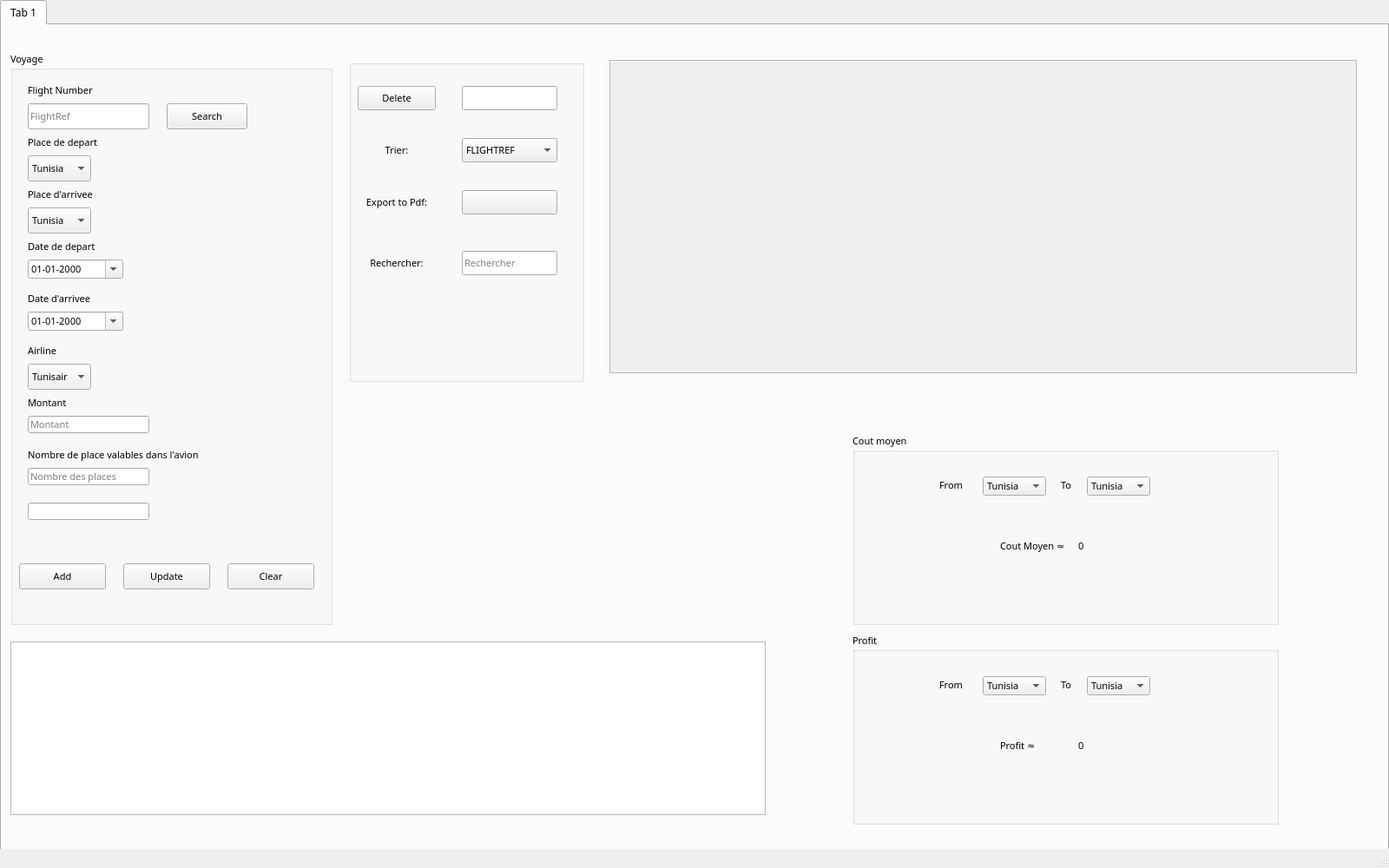
<?xml version="1.0" encoding="UTF-8"?>
<ui version="4.0">
 <class>MainWindow</class>
 <widget class="QMainWindow" name="MainWindow">
  <property name="geometry">
   <rect>
    <x>0</x>
    <y>0</y>
    <width>1600</width>
    <height>1000</height>
   </rect>
  </property>
  <property name="windowTitle">
   <string>MainWindow</string>
  </property>
  <widget class="QWidget" name="centralwidget">
   <widget class="QTabWidget" name="tabWidget">
    <property name="geometry">
     <rect>
      <x>0</x>
      <y>0</y>
      <width>1600</width>
      <height>1000</height>
     </rect>
    </property>
    <property name="font">
     <font>
      <family>Outfit</family>
     </font>
    </property>
    <property name="tabPosition">
     <enum>QTabWidget::North</enum>
    </property>
    <property name="currentIndex">
     <number>0</number>
    </property>
    <widget class="QWidget" name="tab">
     <property name="font">
      <font>
       <family>Outfit</family>
       <pointsize>8</pointsize>
      </font>
     </property>
     <property name="styleSheet">
      <string notr="true"/>
     </property>
     <attribute name="title">
      <string>Tab 1</string>
     </attribute>
     <widget class="QGroupBox" name="Information_Box">
      <property name="geometry">
       <rect>
        <x>10</x>
        <y>30</y>
        <width>371</width>
        <height>661</height>
       </rect>
      </property>
      <property name="font">
       <font>
        <family>Outfit</family>
        <pointsize>8</pointsize>
       </font>
      </property>
      <property name="styleSheet">
       <string notr="true"/>
      </property>
      <property name="title">
       <string>Voyage</string>
      </property>
      <widget class="QLabel" name="label_6">
       <property name="geometry">
        <rect>
         <x>20</x>
         <y>30</y>
         <width>100</width>
         <height>30</height>
        </rect>
       </property>
       <property name="font">
        <font>
         <family>Outfit</family>
         <pointsize>8</pointsize>
        </font>
       </property>
       <property name="text">
        <string>Flight Number</string>
       </property>
      </widget>
      <widget class="QLabel" name="label_7">
       <property name="geometry">
        <rect>
         <x>20</x>
         <y>390</y>
         <width>100</width>
         <height>30</height>
        </rect>
       </property>
       <property name="font">
        <font>
         <family>Outfit</family>
         <pointsize>8</pointsize>
        </font>
       </property>
       <property name="text">
        <string>Montant</string>
       </property>
      </widget>
      <widget class="QLabel" name="label">
       <property name="geometry">
        <rect>
         <x>20</x>
         <y>90</y>
         <width>100</width>
         <height>30</height>
        </rect>
       </property>
       <property name="font">
        <font>
         <family>Outfit</family>
         <pointsize>8</pointsize>
        </font>
       </property>
       <property name="text">
        <string>Place de depart</string>
       </property>
      </widget>
      <widget class="QLabel" name="label_4">
       <property name="geometry">
        <rect>
         <x>20</x>
         <y>150</y>
         <width>100</width>
         <height>30</height>
        </rect>
       </property>
       <property name="font">
        <font>
         <family>Outfit</family>
         <pointsize>8</pointsize>
        </font>
       </property>
       <property name="styleSheet">
        <string notr="true"/>
       </property>
       <property name="text">
        <string>Place d'arrivee</string>
       </property>
      </widget>
      <widget class="QLabel" name="label_3">
       <property name="geometry">
        <rect>
         <x>20</x>
         <y>210</y>
         <width>100</width>
         <height>30</height>
        </rect>
       </property>
       <property name="font">
        <font>
         <family>Outfit</family>
         <pointsize>8</pointsize>
        </font>
       </property>
       <property name="text">
        <string>Date de depart</string>
       </property>
      </widget>
      <widget class="QLabel" name="label_2">
       <property name="geometry">
        <rect>
         <x>20</x>
         <y>270</y>
         <width>100</width>
         <height>30</height>
        </rect>
       </property>
       <property name="font">
        <font>
         <family>Outfit</family>
         <pointsize>8</pointsize>
        </font>
       </property>
       <property name="text">
        <string>Date d'arrivee</string>
       </property>
      </widget>
      <widget class="QLabel" name="label_8">
       <property name="geometry">
        <rect>
         <x>20</x>
         <y>330</y>
         <width>100</width>
         <height>30</height>
        </rect>
       </property>
       <property name="font">
        <font>
         <family>Outfit</family>
         <pointsize>8</pointsize>
        </font>
       </property>
       <property name="text">
        <string>Airline</string>
       </property>
      </widget>
      <widget class="QLabel" name="label_5">
       <property name="geometry">
        <rect>
         <x>20</x>
         <y>450</y>
         <width>231</width>
         <height>30</height>
        </rect>
       </property>
       <property name="font">
        <font>
         <family>Outfit</family>
         <pointsize>8</pointsize>
        </font>
       </property>
       <property name="text">
        <string>Nombre de place valables dans l'avion</string>
       </property>
      </widget>
      <widget class="MyButton" name="pushButton_ajouter">
       <property name="geometry">
        <rect>
         <x>10</x>
         <y>590</y>
         <width>100</width>
         <height>30</height>
        </rect>
       </property>
       <property name="font">
        <font>
         <family>Outfit</family>
         <pointsize>8</pointsize>
        </font>
       </property>
       <property name="text">
        <string>Add</string>
       </property>
      </widget>
      <widget class="MyButton" name="pushButton_clear">
       <property name="geometry">
        <rect>
         <x>250</x>
         <y>590</y>
         <width>100</width>
         <height>30</height>
        </rect>
       </property>
       <property name="font">
        <font>
         <family>Outfit</family>
         <pointsize>8</pointsize>
        </font>
       </property>
       <property name="text">
        <string>Clear</string>
       </property>
      </widget>
      <widget class="QLineEdit" name="lineEdit_flightref">
       <property name="geometry">
        <rect>
         <x>20</x>
         <y>60</y>
         <width>140</width>
         <height>30</height>
        </rect>
       </property>
       <property name="font">
        <font>
         <family>Outfit</family>
         <pointsize>8</pointsize>
        </font>
       </property>
       <property name="maxLength">
        <number>100</number>
       </property>
       <property name="cursorPosition">
        <number>0</number>
       </property>
       <property name="placeholderText">
        <string>FlightRef</string>
       </property>
      </widget>
      <widget class="QLineEdit" name="lineEdit_montant">
       <property name="geometry">
        <rect>
         <x>20</x>
         <y>420</y>
         <width>140</width>
         <height>20</height>
        </rect>
       </property>
       <property name="font">
        <font>
         <family>Outfit</family>
         <pointsize>8</pointsize>
        </font>
       </property>
       <property name="maxLength">
        <number>8</number>
       </property>
       <property name="placeholderText">
        <string>Montant</string>
       </property>
      </widget>
      <widget class="QLineEdit" name="lineEdit_nbper">
       <property name="geometry">
        <rect>
         <x>20</x>
         <y>480</y>
         <width>140</width>
         <height>20</height>
        </rect>
       </property>
       <property name="font">
        <font>
         <family>Outfit</family>
         <pointsize>8</pointsize>
        </font>
       </property>
       <property name="inputMask">
        <string/>
       </property>
       <property name="maxLength">
        <number>4</number>
       </property>
       <property name="cursorPosition">
        <number>0</number>
       </property>
       <property name="placeholderText">
        <string>Nombre des places</string>
       </property>
      </widget>
      <widget class="QComboBox" name="comboBox_lieudep">
       <property name="geometry">
        <rect>
         <x>20</x>
         <y>120</y>
         <width>73</width>
         <height>30</height>
        </rect>
       </property>
       <property name="font">
        <font>
         <family>Outfit</family>
         <pointsize>8</pointsize>
        </font>
       </property>
       <property name="editable">
        <bool>false</bool>
       </property>
       <item>
        <property name="text">
         <string>Tunisia</string>
        </property>
       </item>
       <item>
        <property name="text">
         <string>France</string>
        </property>
       </item>
       <item>
        <property name="text">
         <string>United Kingdom</string>
        </property>
       </item>
      </widget>
      <widget class="QComboBox" name="comboBox_lieuarr">
       <property name="geometry">
        <rect>
         <x>20</x>
         <y>180</y>
         <width>73</width>
         <height>30</height>
        </rect>
       </property>
       <property name="font">
        <font>
         <family>Outfit</family>
         <pointsize>8</pointsize>
        </font>
       </property>
       <item>
        <property name="text">
         <string>Tunisia</string>
        </property>
       </item>
       <item>
        <property name="text">
         <string>France</string>
        </property>
       </item>
       <item>
        <property name="text">
         <string>United Kingdom</string>
        </property>
       </item>
      </widget>
      <widget class="QDateEdit" name="dateEdit_datedep">
       <property name="geometry">
        <rect>
         <x>20</x>
         <y>240</y>
         <width>110</width>
         <height>22</height>
        </rect>
       </property>
       <property name="font">
        <font>
         <family>Outfit</family>
         <pointsize>8</pointsize>
        </font>
       </property>
       <property name="styleSheet">
        <string notr="true">QDateEdit *
{
background-color:rgba(5, 24, 150);
}</string>
       </property>
       <property name="buttonSymbols">
        <enum>QAbstractSpinBox::UpDownArrows</enum>
       </property>
       <property name="displayFormat">
        <string>dd-MM-yyyy</string>
       </property>
       <property name="calendarPopup">
        <bool>true</bool>
       </property>
      </widget>
      <widget class="QComboBox" name="comboBox_Airline">
       <property name="geometry">
        <rect>
         <x>20</x>
         <y>360</y>
         <width>73</width>
         <height>30</height>
        </rect>
       </property>
       <property name="font">
        <font>
         <family>Outfit</family>
         <pointsize>8</pointsize>
        </font>
       </property>
       <item>
        <property name="text">
         <string>Tunisair</string>
        </property>
       </item>
       <item>
        <property name="text">
         <string>Emirates Airlines</string>
        </property>
       </item>
      </widget>
      <widget class="QDateEdit" name="dateEdit_datearr">
       <property name="geometry">
        <rect>
         <x>20</x>
         <y>300</y>
         <width>110</width>
         <height>22</height>
        </rect>
       </property>
       <property name="font">
        <font>
         <family>Outfit</family>
         <pointsize>8</pointsize>
        </font>
       </property>
       <property name="displayFormat">
        <string>dd-MM-yyyy</string>
       </property>
       <property name="calendarPopup">
        <bool>true</bool>
       </property>
      </widget>
      <widget class="MyButton" name="pushButton_Search">
       <property name="geometry">
        <rect>
         <x>180</x>
         <y>60</y>
         <width>93</width>
         <height>30</height>
        </rect>
       </property>
       <property name="text">
        <string>Search</string>
       </property>
      </widget>
      <widget class="MyButton" name="pushButton_update">
       <property name="geometry">
        <rect>
         <x>130</x>
         <y>590</y>
         <width>100</width>
         <height>30</height>
        </rect>
       </property>
       <property name="font">
        <font>
         <family>Outfit</family>
         <pointsize>8</pointsize>
        </font>
       </property>
       <property name="text">
        <string>Update</string>
       </property>
       <property name="checkable">
        <bool>false</bool>
       </property>
      </widget>
      <widget class="QLineEdit" name="lineEdit_rfid">
       <property name="geometry">
        <rect>
         <x>20</x>
         <y>520</y>
         <width>140</width>
         <height>20</height>
        </rect>
       </property>
      </widget>
     </widget>
     <widget class="QGroupBox" name="groupBox_2">
      <property name="geometry">
       <rect>
        <x>980</x>
        <y>470</y>
        <width>491</width>
        <height>221</height>
       </rect>
      </property>
      <property name="title">
       <string>Cout moyen</string>
      </property>
      <widget class="QLabel" name="label_10">
       <property name="geometry">
        <rect>
         <x>170</x>
         <y>120</y>
         <width>181</width>
         <height>20</height>
        </rect>
       </property>
       <property name="text">
        <string>Cout Moyen ≈</string>
       </property>
      </widget>
      <widget class="QLabel" name="label_11">
       <property name="geometry">
        <rect>
         <x>100</x>
         <y>50</y>
         <width>70</width>
         <height>20</height>
        </rect>
       </property>
       <property name="text">
        <string>From</string>
       </property>
      </widget>
      <widget class="QLabel" name="label_12">
       <property name="geometry">
        <rect>
         <x>240</x>
         <y>50</y>
         <width>70</width>
         <height>20</height>
        </rect>
       </property>
       <property name="text">
        <string>To</string>
       </property>
      </widget>
      <widget class="QComboBox" name="comboBox_lieu_From">
       <property name="geometry">
        <rect>
         <x>150</x>
         <y>50</y>
         <width>73</width>
         <height>22</height>
        </rect>
       </property>
       <property name="font">
        <font>
         <family>Outfit</family>
         <pointsize>8</pointsize>
        </font>
       </property>
       <item>
        <property name="text">
         <string>Tunisia</string>
        </property>
       </item>
       <item>
        <property name="text">
         <string>France</string>
        </property>
       </item>
       <item>
        <property name="text">
         <string>United Kingdom</string>
        </property>
       </item>
      </widget>
      <widget class="QComboBox" name="comboBox_lieu_To">
       <property name="geometry">
        <rect>
         <x>270</x>
         <y>50</y>
         <width>73</width>
         <height>22</height>
        </rect>
       </property>
       <property name="font">
        <font>
         <family>Outfit</family>
         <pointsize>8</pointsize>
        </font>
       </property>
       <item>
        <property name="text">
         <string>Tunisia</string>
        </property>
       </item>
       <item>
        <property name="text">
         <string>France</string>
        </property>
       </item>
       <item>
        <property name="text">
         <string>United Kingdom</string>
        </property>
       </item>
      </widget>
      <widget class="QLabel" name="label_moyen">
       <property name="geometry">
        <rect>
         <x>260</x>
         <y>120</y>
         <width>56</width>
         <height>20</height>
        </rect>
       </property>
       <property name="text">
        <string>0</string>
       </property>
      </widget>
     </widget>
     <widget class="QWidget" name="widget" native="true">
      <property name="geometry">
       <rect>
        <x>410</x>
        <y>470</y>
        <width>460</width>
        <height>221</height>
       </rect>
      </property>
      <property name="layoutDirection">
       <enum>Qt::LeftToRight</enum>
      </property>
     </widget>
     <widget class="QGroupBox" name="groupBox_3">
      <property name="geometry">
       <rect>
        <x>980</x>
        <y>700</y>
        <width>491</width>
        <height>221</height>
       </rect>
      </property>
      <property name="title">
       <string>Profit</string>
      </property>
      <widget class="QLabel" name="label_13">
       <property name="geometry">
        <rect>
         <x>170</x>
         <y>120</y>
         <width>181</width>
         <height>20</height>
        </rect>
       </property>
       <property name="text">
        <string>Profit ≈</string>
       </property>
      </widget>
      <widget class="QLabel" name="label_14">
       <property name="geometry">
        <rect>
         <x>100</x>
         <y>50</y>
         <width>70</width>
         <height>20</height>
        </rect>
       </property>
       <property name="text">
        <string>From</string>
       </property>
      </widget>
      <widget class="QLabel" name="label_15">
       <property name="geometry">
        <rect>
         <x>240</x>
         <y>50</y>
         <width>70</width>
         <height>20</height>
        </rect>
       </property>
       <property name="text">
        <string>To</string>
       </property>
      </widget>
      <widget class="QComboBox" name="comboBox_lieu_From_2">
       <property name="geometry">
        <rect>
         <x>150</x>
         <y>50</y>
         <width>73</width>
         <height>22</height>
        </rect>
       </property>
       <property name="font">
        <font>
         <family>Outfit</family>
         <pointsize>8</pointsize>
        </font>
       </property>
       <item>
        <property name="text">
         <string>Tunisia</string>
        </property>
       </item>
       <item>
        <property name="text">
         <string>France</string>
        </property>
       </item>
       <item>
        <property name="text">
         <string>United Kingdom</string>
        </property>
       </item>
      </widget>
      <widget class="QComboBox" name="comboBox_lieu_To_2">
       <property name="geometry">
        <rect>
         <x>270</x>
         <y>50</y>
         <width>73</width>
         <height>22</height>
        </rect>
       </property>
       <property name="font">
        <font>
         <family>Outfit</family>
         <pointsize>8</pointsize>
        </font>
       </property>
       <item>
        <property name="text">
         <string>Tunisia</string>
        </property>
       </item>
       <item>
        <property name="text">
         <string>France</string>
        </property>
       </item>
       <item>
        <property name="text">
         <string>United Kingdom</string>
        </property>
       </item>
      </widget>
      <widget class="QLabel" name="label_profit">
       <property name="geometry">
        <rect>
         <x>260</x>
         <y>120</y>
         <width>56</width>
         <height>20</height>
        </rect>
       </property>
       <property name="text">
        <string>0</string>
       </property>
      </widget>
     </widget>
     <widget class="QScrollArea" name="scrollArea">
      <property name="geometry">
       <rect>
        <x>700</x>
        <y>40</y>
        <width>861</width>
        <height>361</height>
       </rect>
      </property>
      <property name="styleSheet">
       <string notr="true"/>
      </property>
      <property name="widgetResizable">
       <bool>true</bool>
      </property>
      <widget class="QWidget" name="scrollAreaWidgetContents">
       <property name="geometry">
        <rect>
         <x>0</x>
         <y>0</y>
         <width>859</width>
         <height>359</height>
        </rect>
       </property>
      </widget>
     </widget>
     <widget class="QGroupBox" name="groupBox">
      <property name="geometry">
       <rect>
        <x>400</x>
        <y>40</y>
        <width>271</width>
        <height>371</height>
       </rect>
      </property>
      <property name="title">
       <string/>
      </property>
      <widget class="QLineEdit" name="lineEdit_rechercher">
       <property name="geometry">
        <rect>
         <x>130</x>
         <y>220</y>
         <width>110</width>
         <height>28</height>
        </rect>
       </property>
       <property name="text">
        <string/>
       </property>
       <property name="placeholderText">
        <string>Rechercher</string>
       </property>
      </widget>
      <widget class="QPushButton" name="pushButton_3">
       <property name="geometry">
        <rect>
         <x>130</x>
         <y>150</y>
         <width>110</width>
         <height>28</height>
        </rect>
       </property>
       <property name="font">
        <font>
         <family>Outfit</family>
         <pointsize>8</pointsize>
        </font>
       </property>
       <property name="text">
        <string/>
       </property>
       <property name="icon">
        <iconset>
         <normaloff>C:/Users/aliam/Downloads/icons8-pdf-48.png</normaloff>C:/Users/aliam/Downloads/icons8-pdf-48.png</iconset>
       </property>
       <property name="iconSize">
        <size>
         <width>24</width>
         <height>24</height>
        </size>
       </property>
      </widget>
      <widget class="QComboBox" name="comboBox_sort">
       <property name="geometry">
        <rect>
         <x>130</x>
         <y>90</y>
         <width>110</width>
         <height>28</height>
        </rect>
       </property>
       <item>
        <property name="text">
         <string>FLIGHTREF</string>
        </property>
       </item>
       <item>
        <property name="text">
         <string>LIEUDEP</string>
        </property>
       </item>
       <item>
        <property name="text">
         <string>LIEUARR</string>
        </property>
       </item>
       <item>
        <property name="text">
         <string>DATEDEP</string>
        </property>
       </item>
       <item>
        <property name="text">
         <string>DATEARR</string>
        </property>
       </item>
       <item>
        <property name="text">
         <string>AIRLINE</string>
        </property>
       </item>
       <item>
        <property name="text">
         <string>MONTANT</string>
        </property>
       </item>
       <item>
        <property name="text">
         <string>NBPER</string>
        </property>
       </item>
      </widget>
      <widget class="MyButton" name="pushButton_delete">
       <property name="geometry">
        <rect>
         <x>10</x>
         <y>30</y>
         <width>90</width>
         <height>28</height>
        </rect>
       </property>
       <property name="text">
        <string>Delete</string>
       </property>
      </widget>
      <widget class="QLineEdit" name="lineEdit_delete">
       <property name="geometry">
        <rect>
         <x>130</x>
         <y>30</y>
         <width>110</width>
         <height>28</height>
        </rect>
       </property>
      </widget>
      <widget class="QLabel" name="label_9">
       <property name="geometry">
        <rect>
         <x>10</x>
         <y>90</y>
         <width>90</width>
         <height>28</height>
        </rect>
       </property>
       <property name="text">
        <string>Trier:</string>
       </property>
       <property name="alignment">
        <set>Qt::AlignCenter</set>
       </property>
      </widget>
      <widget class="QLabel" name="label_16">
       <property name="geometry">
        <rect>
         <x>10</x>
         <y>150</y>
         <width>90</width>
         <height>28</height>
        </rect>
       </property>
       <property name="text">
        <string>Export to Pdf:</string>
       </property>
       <property name="alignment">
        <set>Qt::AlignCenter</set>
       </property>
      </widget>
      <widget class="QLabel" name="label_17">
       <property name="geometry">
        <rect>
         <x>10</x>
         <y>220</y>
         <width>90</width>
         <height>28</height>
        </rect>
       </property>
       <property name="text">
        <string>Rechercher:</string>
       </property>
       <property name="alignment">
        <set>Qt::AlignCenter</set>
       </property>
      </widget>
     </widget>
     <widget class="QGraphicsView" name="graphicsView">
      <property name="geometry">
       <rect>
        <x>10</x>
        <y>710</y>
        <width>870</width>
        <height>200</height>
       </rect>
      </property>
      <property name="verticalScrollBarPolicy">
       <enum>Qt::ScrollBarAlwaysOff</enum>
      </property>
      <property name="horizontalScrollBarPolicy">
       <enum>Qt::ScrollBarAlwaysOff</enum>
      </property>
     </widget>
    </widget>
   </widget>
  </widget>
  <widget class="QMenuBar" name="menubar">
   <property name="geometry">
    <rect>
     <x>0</x>
     <y>0</y>
     <width>1600</width>
     <height>26</height>
    </rect>
   </property>
  </widget>
  <widget class="QStatusBar" name="statusbar"/>
 </widget>
 <customwidgets>
  <customwidget>
   <class>MyButton</class>
   <extends>QPushButton</extends>
   <header location="global">mybutton.h</header>
  </customwidget>
 </customwidgets>
 <resources/>
 <connections/>
</ui>
